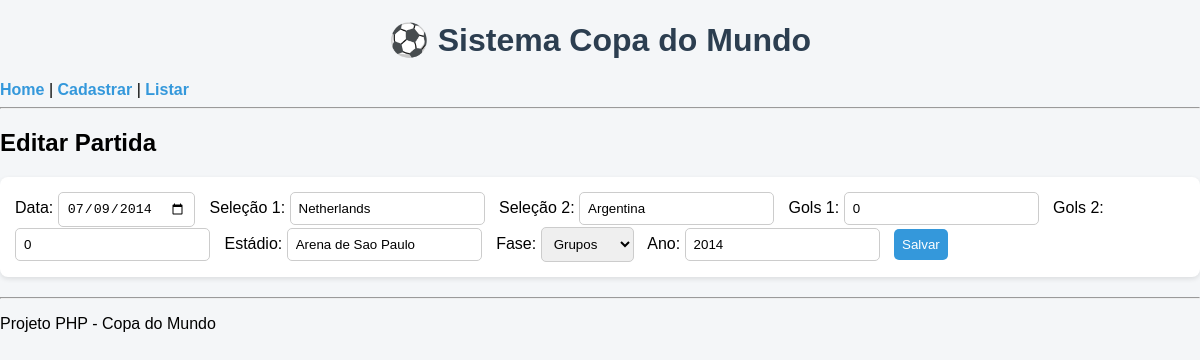
The app's page /editar.php?id=830 with its own data.
### tables this page shows
CREATE TABLE `partidas` (
  `id` int(11) NOT NULL,
  `data` date DEFAULT NULL,
  `selecao_1` varchar(100) DEFAULT NULL,
  `selecao_2` varchar(100) DEFAULT NULL,
  `gols_selecao_1` int(11) DEFAULT NULL,
  `gols_selecao_2` int(11) DEFAULT NULL,
  `estadio` varchar(150) DEFAULT NULL,
  `fase` varchar(100) DEFAULT NULL,
  `ano_copa` int(11) DEFAULT NULL
);

### editar.php (the view, shortened to what this page needs)
<?php
include("conexao.php");
include("header.php");
$id = intval($_GET['id']);
$sql = "SELECT * FROM partidas WHERE id = $id";
$row = mysqli_fetch_assoc(mysqli_query($conn, $sql));
?>
<h2>Editar Partida</h2>
<form method="POST">
    Data: <input type="date" name="data" value="<?= $row['data'] ?>">
    Seleção 1: <input type="text" name="selecao_1" value="<?= $row['selecao_1'] ?>">
    Seleção 2: <input type="text" name="selecao_2" value="<?= $row['selecao_2'] ?>">
    Gols 1: <input type="number" name="gols_1" value="<?= $row['gols_selecao_1'] ?>">
    Gols 2: <input type="number" name="gols_2" value="<?= $row['gols_selecao_2'] ?>">
    Estádio: <input type="text" name="estadio" value="<?= $row['estadio'] ?>">
    Fase:
    <select name="fase">
        <option <?= $row['fase']=="Grupos"?"selected":"" ?>>Grupos</option>
    </select>
    Ano: <input type="number" name="ano" value="<?= $row['ano_copa'] ?>">
    <button type="submit">Salvar</button>
</form>
<?php include("footer.php"); ?>

### style.css (style rules this page uses)
body { font-family: Arial, sans-serif; background-color: #f4f6f8; margin: 0; padding: 0; }
form { background: #ffffff; padding: 15px; border-radius: 8px; margin-bottom: 20px; box-shadow: 0 2px 5px rgba(0,0,0,0.1); }
select, input, button { padding: 8px; margin-right: 10px; border-radius: 5px; border: 1px solid #ccc; }
button { background-color: #3498db; color: white; border: none; cursor: pointer; }

### records on screen
partidas: data "07/09/2014", selecao_1 "Netherlands", selecao_2 "Argentina", gols_1 "0", gols_2 "0", estadio "Arena de Sao Paulo", ano "2014"
